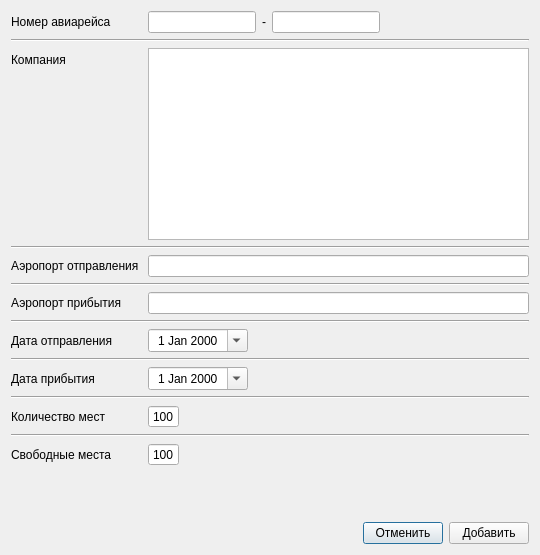
<?xml version="1.0" encoding="UTF-8"?>
<ui version="4.0">
 <class>AddFlightDialog</class>
 <widget class="QDialog" name="AddFlightDialog">
  <property name="windowModality">
   <enum>Qt::WindowModal</enum>
  </property>
  <property name="geometry">
   <rect>
    <x>0</x>
    <y>0</y>
    <width>540</width>
    <height>555</height>
   </rect>
  </property>
  <property name="windowTitle">
   <string>Добавить авиарейс</string>
  </property>
  <layout class="QGridLayout" name="gridLayout">
   <item row="0" column="0" colspan="3">
    <layout class="QFormLayout" name="formLayout">
     <item row="0" column="0">
      <widget class="QLabel" name="label">
       <property name="text">
        <string>Номер авиарейса </string>
       </property>
      </widget>
     </item>
     <item row="2" column="0">
      <widget class="QLabel" name="label_2">
       <property name="text">
        <string>Компания </string>
       </property>
      </widget>
     </item>
     <item row="4" column="0">
      <widget class="QLabel" name="label_3">
       <property name="text">
        <string>Аэропорт отправления </string>
       </property>
      </widget>
     </item>
     <item row="6" column="0">
      <widget class="QLabel" name="label_4">
       <property name="text">
        <string>Аэропорт прибытия </string>
       </property>
      </widget>
     </item>
     <item row="8" column="0">
      <widget class="QLabel" name="label_5">
       <property name="text">
        <string>Дата отправления </string>
       </property>
      </widget>
     </item>
     <item row="10" column="0">
      <widget class="QLabel" name="label_6">
       <property name="text">
        <string>Дата прибытия </string>
       </property>
      </widget>
     </item>
     <item row="12" column="0">
      <widget class="QLabel" name="label_7">
       <property name="text">
        <string>Количество мест </string>
       </property>
      </widget>
     </item>
     <item row="14" column="0">
      <widget class="QLabel" name="label_8">
       <property name="text">
        <string>Свободные места</string>
       </property>
      </widget>
     </item>
     <item row="0" column="1">
      <layout class="QHBoxLayout" name="horizontalLayout">
       <item>
        <widget class="QLineEdit" name="lE_FlightNumberPart1">
         <property name="sizePolicy">
          <sizepolicy hsizetype="Fixed" vsizetype="Fixed">
           <horstretch>0</horstretch>
           <verstretch>0</verstretch>
          </sizepolicy>
         </property>
         <property name="minimumSize">
          <size>
           <width>80</width>
           <height>0</height>
          </size>
         </property>
         <property name="maxLength">
          <number>3</number>
         </property>
         <property name="alignment">
          <set>Qt::AlignCenter</set>
         </property>
        </widget>
       </item>
       <item>
        <widget class="QLabel" name="label_9">
         <property name="text">
          <string>-</string>
         </property>
        </widget>
       </item>
       <item>
        <widget class="QLineEdit" name="lE_FlightNumberPart2">
         <property name="sizePolicy">
          <sizepolicy hsizetype="Fixed" vsizetype="Fixed">
           <horstretch>0</horstretch>
           <verstretch>0</verstretch>
          </sizepolicy>
         </property>
         <property name="minimumSize">
          <size>
           <width>80</width>
           <height>0</height>
          </size>
         </property>
         <property name="maxLength">
          <number>3</number>
         </property>
         <property name="alignment">
          <set>Qt::AlignCenter</set>
         </property>
        </widget>
       </item>
       <item>
        <spacer name="horizontalSpacer_2">
         <property name="orientation">
          <enum>Qt::Horizontal</enum>
         </property>
         <property name="sizeHint" stdset="0">
          <size>
           <width>40</width>
           <height>20</height>
          </size>
         </property>
        </spacer>
       </item>
      </layout>
     </item>
     <item row="2" column="1">
      <widget class="QTextEdit" name="tE_Company">
       <property name="sizePolicy">
        <sizepolicy hsizetype="Expanding" vsizetype="Fixed">
         <horstretch>0</horstretch>
         <verstretch>0</verstretch>
        </sizepolicy>
       </property>
      </widget>
     </item>
     <item row="4" column="1">
      <widget class="QLineEdit" name="lE_FromAirport">
       <property name="sizePolicy">
        <sizepolicy hsizetype="Preferred" vsizetype="Fixed">
         <horstretch>0</horstretch>
         <verstretch>0</verstretch>
        </sizepolicy>
       </property>
      </widget>
     </item>
     <item row="6" column="1">
      <widget class="QLineEdit" name="lE_ToAirport">
       <property name="sizePolicy">
        <sizepolicy hsizetype="Preferred" vsizetype="Fixed">
         <horstretch>0</horstretch>
         <verstretch>0</verstretch>
        </sizepolicy>
       </property>
      </widget>
     </item>
     <item row="8" column="1">
      <widget class="QDateEdit" name="dE_FromDate">
       <property name="sizePolicy">
        <sizepolicy hsizetype="Fixed" vsizetype="Fixed">
         <horstretch>100</horstretch>
         <verstretch>0</verstretch>
        </sizepolicy>
       </property>
       <property name="minimumSize">
        <size>
         <width>100</width>
         <height>0</height>
        </size>
       </property>
       <property name="alignment">
        <set>Qt::AlignCenter</set>
       </property>
       <property name="buttonSymbols">
        <enum>QAbstractSpinBox::NoButtons</enum>
       </property>
       <property name="calendarPopup">
        <bool>true</bool>
       </property>
      </widget>
     </item>
     <item row="10" column="1">
      <widget class="QDateEdit" name="dE_ToDate">
       <property name="sizePolicy">
        <sizepolicy hsizetype="Fixed" vsizetype="Fixed">
         <horstretch>0</horstretch>
         <verstretch>0</verstretch>
        </sizepolicy>
       </property>
       <property name="minimumSize">
        <size>
         <width>100</width>
         <height>0</height>
        </size>
       </property>
       <property name="alignment">
        <set>Qt::AlignCenter</set>
       </property>
       <property name="buttonSymbols">
        <enum>QAbstractSpinBox::NoButtons</enum>
       </property>
       <property name="calendarPopup">
        <bool>true</bool>
       </property>
      </widget>
     </item>
     <item row="12" column="1">
      <widget class="QSpinBox" name="sB_TotalPlace">
       <property name="sizePolicy">
        <sizepolicy hsizetype="Fixed" vsizetype="Fixed">
         <horstretch>0</horstretch>
         <verstretch>0</verstretch>
        </sizepolicy>
       </property>
       <property name="alignment">
        <set>Qt::AlignCenter</set>
       </property>
       <property name="buttonSymbols">
        <enum>QAbstractSpinBox::NoButtons</enum>
       </property>
       <property name="minimum">
        <number>1</number>
       </property>
       <property name="maximum">
        <number>250</number>
       </property>
       <property name="value">
        <number>100</number>
       </property>
      </widget>
     </item>
     <item row="14" column="1">
      <widget class="QSpinBox" name="sB_FreePlace">
       <property name="sizePolicy">
        <sizepolicy hsizetype="Fixed" vsizetype="Fixed">
         <horstretch>0</horstretch>
         <verstretch>0</verstretch>
        </sizepolicy>
       </property>
       <property name="alignment">
        <set>Qt::AlignCenter</set>
       </property>
       <property name="buttonSymbols">
        <enum>QAbstractSpinBox::NoButtons</enum>
       </property>
       <property name="minimum">
        <number>0</number>
       </property>
       <property name="maximum">
        <number>250</number>
       </property>
       <property name="value">
        <number>100</number>
       </property>
      </widget>
     </item>
     <item row="1" column="0" colspan="2">
      <widget class="Line" name="line">
       <property name="orientation">
        <enum>Qt::Horizontal</enum>
       </property>
      </widget>
     </item>
     <item row="3" column="0" colspan="2">
      <widget class="Line" name="line_2">
       <property name="orientation">
        <enum>Qt::Horizontal</enum>
       </property>
      </widget>
     </item>
     <item row="5" column="0" colspan="2">
      <widget class="Line" name="line_3">
       <property name="orientation">
        <enum>Qt::Horizontal</enum>
       </property>
      </widget>
     </item>
     <item row="7" column="0" colspan="2">
      <widget class="Line" name="line_4">
       <property name="orientation">
        <enum>Qt::Horizontal</enum>
       </property>
      </widget>
     </item>
     <item row="9" column="0" colspan="2">
      <widget class="Line" name="line_5">
       <property name="orientation">
        <enum>Qt::Horizontal</enum>
       </property>
      </widget>
     </item>
     <item row="11" column="0" colspan="2">
      <widget class="Line" name="line_6">
       <property name="orientation">
        <enum>Qt::Horizontal</enum>
       </property>
      </widget>
     </item>
     <item row="13" column="0" colspan="2">
      <widget class="Line" name="line_7">
       <property name="orientation">
        <enum>Qt::Horizontal</enum>
       </property>
      </widget>
     </item>
    </layout>
   </item>
   <item row="1" column="0">
    <spacer name="horizontalSpacer">
     <property name="orientation">
      <enum>Qt::Horizontal</enum>
     </property>
     <property name="sizeHint" stdset="0">
      <size>
       <width>315</width>
       <height>20</height>
      </size>
     </property>
    </spacer>
   </item>
   <item row="1" column="1">
    <widget class="QPushButton" name="pBtn_Cancel">
     <property name="text">
      <string>Отменить</string>
     </property>
    </widget>
   </item>
   <item row="1" column="2">
    <widget class="QPushButton" name="pBtn_Add">
     <property name="text">
      <string>Добавить</string>
     </property>
    </widget>
   </item>
  </layout>
 </widget>
 <resources/>
 <connections/>
</ui>
